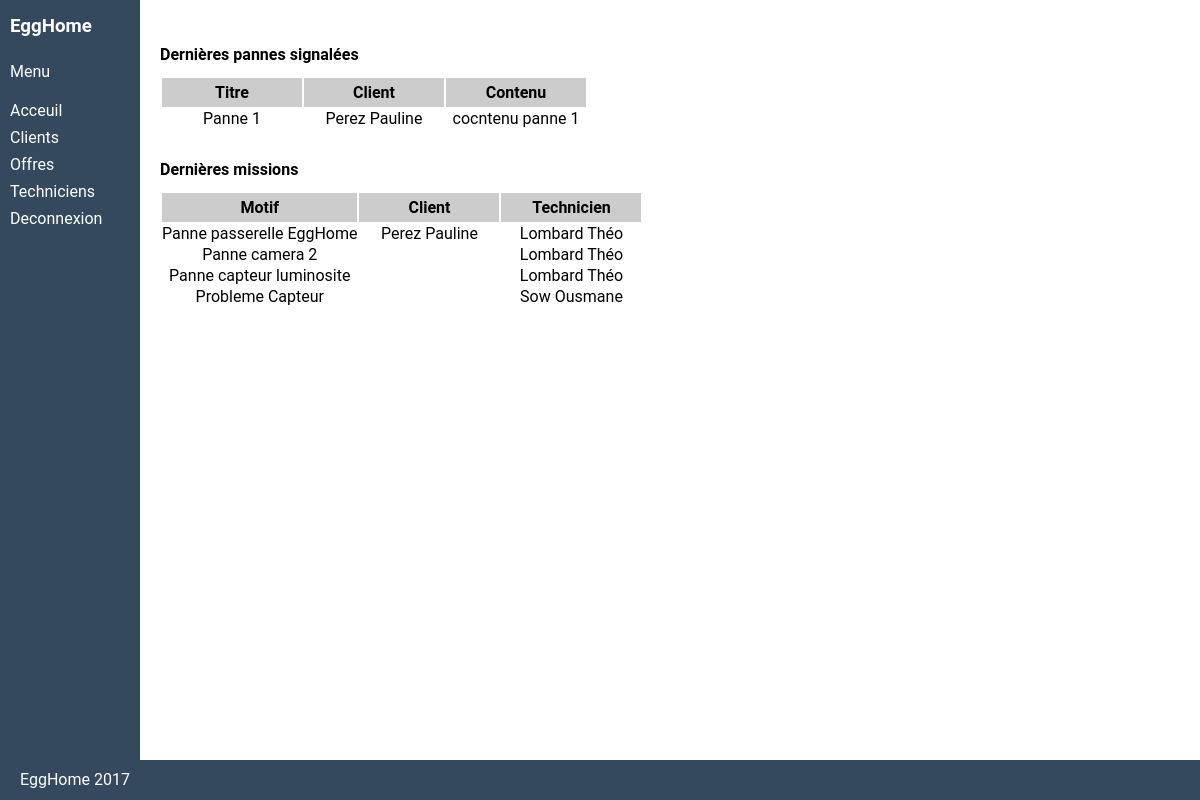
/service_client/ (signed in), run on the app's committed database.
### tables this page shows
CREATE TABLE `panne` (
  `id` int(11) NOT NULL,
  `titre` varchar(50) NOT NULL,
  `contenu` varchar(100) NOT NULL,
  `id_client` int(11) NOT NULL
);

CREATE TABLE `utilisateur` (
  `id` int(11) NOT NULL,
  `nom` varchar(45) DEFAULT NULL,
  `prenom` varchar(45) DEFAULT NULL,
  `adresse` varchar(45) DEFAULT NULL,
  `nom_utilisateur` varchar(45) DEFAULT NULL,
  `mdp` varchar(200) DEFAULT NULL,
  `photo` varchar(45) DEFAULT NULL,
  `ville` varchar(45) DEFAULT NULL,
  `pays` varchar(45) DEFAULT NULL,
  `id_role` int(11) DEFAULT NULL,
  `email` varchar(45) DEFAULT NULL,
  `id_offre` int(11) DEFAULT NULL,
  `statut` int(11) DEFAULT NULL
);

CREATE TABLE `mission` (
  `id` int(11) NOT NULL,
  `date` datetime DEFAULT NULL,
  `etat` tinyint(4) DEFAULT NULL,
  `motif` varchar(45) DEFAULT NULL,
  `id_technicien` int(11) NOT NULL,
  `id_client` int(11) NOT NULL
);

CREATE TABLE `technicien` (
  `id` int(11) NOT NULL,
  `nom` varchar(45) DEFAULT NULL,
  `prenom` varchar(45) DEFAULT NULL,
  `localisation` varchar(45) DEFAULT NULL,
  `telephone` varchar(50) DEFAULT NULL,
  `id_utilisateur` int(11) NOT NULL
);

### application/controller/service_client.php (called while the page is built, shortened)
<?php
class Service_client extends Controller
{
    public function index()
    {
        $pannes = Panne::find_all_pannes();
        $missions = Mission::find_all_last_missions();
        require APP . 'view/_templates/head.php';
        require APP . 'view/service_client/includes/sidebar.php';
        require APP . 'view/service_client/index.php';
        require APP . 'view/_templates/footer.php';
    }
}

### public/index.php (called while the page is built, shortened)
<?php
require APP . 'core/database/database.php';
require APP . 'core/database/database_object.php';
$database = new Database();
$app = new Application();

### application/core/database/database.php (called while the page is built, shortened)
<?php
class Database {
	public $connection;
	function open_db_connection() {
        $options = array(PDO::ATTR_DEFAULT_FETCH_MODE => PDO::FETCH_OBJ, PDO::ATTR_ERRMODE => PDO::ERRMODE_WARNING);
        try {
	        $this->connection = new PDO(DB_TYPE . ':host=' . DB_HOST . ';dbname=' . DB_NAME . ';charset=' . DB_CHARSET, DB_USER, DB_PASS, $options);
        } catch (PDOException $e) {
            die("database connection failed" . $this->connection->errorInfo());
        }
	}
	public function query($sql) {
        $query = $this->connection->prepare($sql);
        $result = $query->execute();
		return $query;
	}
}

### application/core/database/database_object.php (called while the page is built, shortened)
<?php
class Db_object {
	static public function find_all() {
		return static::find_by_query("SELECT * FROM " . static::$db_table . " ");
	}
	static public function find_by_query($sql) {
		return static::instanciate($sql);
	}
	static public function instanciate($sql) {
		global $database;
		$object_array = array();
		$calling_class = get_called_class();
		$result_set = $database->query($sql);
		while ($row = $result_set->fetchObject($calling_class))
			$object_array[] = $row;
		return $object_array;
	}
}

### application/model/panne.php (called while the page is built, shortened)
<?php
class Panne extends Db_object
{
    public $id_client;
    public static function find_all_pannes()
    {
        $pannes = Panne::find_all();
        foreach ($pannes as $panne) {
            $panne->nom = $panne->find_client()->nom;
            $panne->prenom = $panne->find_client()->prenom;
        }
        return $pannes;
    }
    public function find_client() {
        $sql = "SELECT *
                FROM utilisateur
                WHERE utilisateur.id = '{$this->id_client}'
                LIMIT 1 ";
        $result = self::find_by_query($sql);
        return array_shift($result);
    }
}

### application/model/mission.php (called while the page is built, shortened)
<?php
class Mission extends Db_object
{
    public $id_technicien;
    public $id_client;
    public static function find_all_last_missions() {
        $sql = "SELECT *
                FROM mission m
                WHERE m.etat = 0
                ";
        $results = self::find_by_query($sql);
        foreach ($results as $result) {
            $result->nom_client = $result->find_client()->nom;
            $result->prenom_client = $result->find_client()->prenom;
            $result->nom_technicien = $result->find_technicien()->nom;
            $result->prenom_technicien = $result->find_technicien()->prenom;
        }
        return $results;
    }
    public function find_client() {
        $sql = "SELECT *
                FROM utilisateur u
                WHERE u.id = '{$this->id_client}'
                LIMIT 1 ";
        $result = self::find_by_query($sql);
        return array_shift($result);
    }
    public function find_technicien() {
        $sql = "SELECT *
                FROM technicien t
                WHERE t.id = '{$this->id_technicien}'
                LIMIT 1 ";
        $result = self::find_by_query($sql);
        return array_shift($result);
    }
}

### application/view/service_client/index.php (the view, shortened to what this page needs)
<div class="dashboard-content">
    <h4 class="spacer-large">Dernières pannes signalées</h4>
    <table class="table spacer-small">
        <form class="form" method="POST" action="<?php echo URL; ?>service_client/index">
            <thead>
            <tr class="first">
                <th>Titre</th>
                <th>Client</th>
                <th>Contenu</th>
            </tr>
            </thead>
            <tbody>
            <?php foreach ($pannes as $panne): ?>
                <tr>
                    <td id="titre"><?php echo $panne->titre ?></td>
                    <td id="client"><?php echo $panne->nom. " " . $panne->prenom?></td>
                    <td id="contenu"><?php echo $panne->contenu ?></td>
                </tr>
            <?php endforeach ?>
            </tbody>
        </form>
    </table>
    <h4 class="spacer-large">Dernières missions</h4>
    <table class="table spacer-small">
        <thead>
        <tr class="first">
            <th>Motif</th>
            <th>Client</th>
            <th>Technicien</th>
        </tr>
        </thead>
        <form class="form" method="POST" action="<?php echo URL; ?>service_client/index">
            <tbody>
            <?php foreach ($missions as $mission): ?>
                <tr>
                    <td id="motif"><?php echo $mission->motif ?></td>
                    <td id="client"><?php echo $mission->nom_client . " " . $mission->prenom_client ?></td>
                    <td id="technicien"><?php echo $mission->nom_technicien . " " . $mission->prenom_technicien ?></td>
                </tr>
            <?php endforeach ?>
            </tbody>
        </form>
    </table>

### public/css/style.css (style rules this page uses)
* { margin: 0; padding: 0; box-sizing: border-box; font-family: "Roboto", sans-serif; }
body { margin-bottom: -40px; margin: 0 0 40px; }
html { position: relative; min-height: 100%; }
.dashboard-content { padding: 10px; padding-top: 15px; padding-left: 160px; min-width: 100%; }
.spacer-small { margin-top: 12px; }
.spacer-large { margin-top: 30px; }
.table th { margin: 0; min-width: 140px; padding: 5px; border: none; }
.table .first { background-color: #ccc; }
#statut, #identifiant, #nom, #prenom, #offre, #titre, #client, #contenu, #motif, #technicien { text-align : center; }

### data on the page
panne: titre "Panne 1", id_client.nom "Perez", id_client.prenom "Pauline", contenu "cocntenu panne 1"
mission: motif "Panne passerelle EggHome", id_technicien.nom "Lombard", id_technicien.prenom "Théo"
utilisateur: nom "Perez", prenom "Pauline"
mission: motif "Panne camera 2", id_technicien.nom "Lombard", id_technicien.prenom "Théo"
mission: motif "Panne capteur luminosite", id_technicien.nom "Lombard", id_technicien.prenom "Théo"
mission: motif "Probleme Capteur", id_technicien.nom "Sow", id_technicien.prenom "Ousmane"
